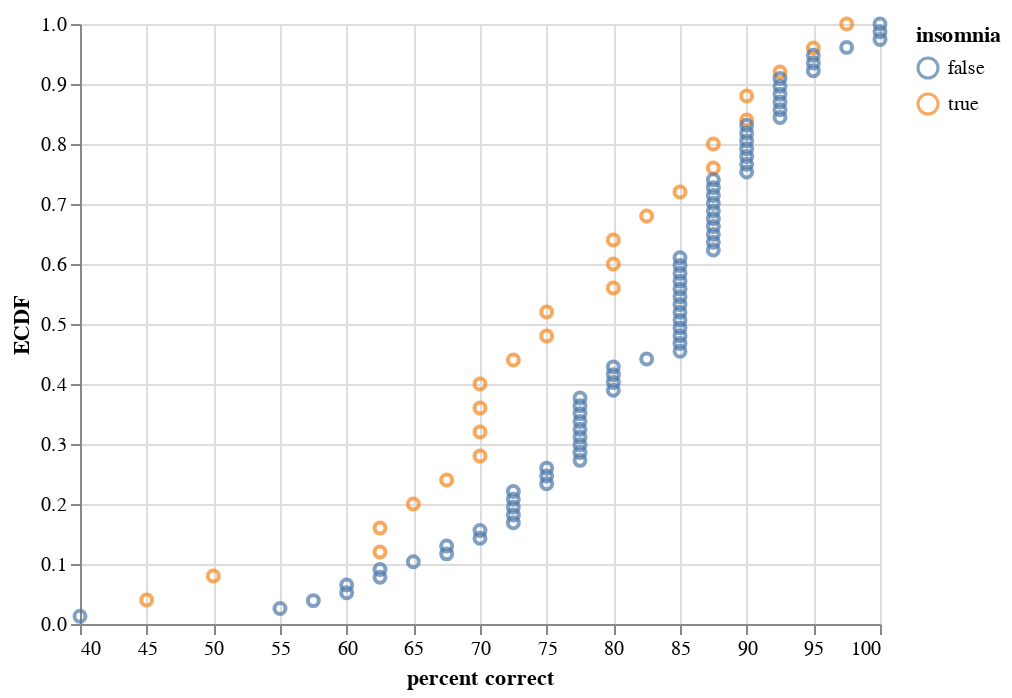

Here is the notebook cell this chart was saved with:
### Markdown cell above
And finally, we're ready to plot the ECDF.

### Code cell
alt.Chart(df,
    ).mark_point(
    ).encode(
        x=alt.X('percent correct:Q', scale=alt.Scale(zero=False)),
        y=alt.Y('ecdf_y grouped by insomnia:Q', title='ECDF'),
        color=alt.Color('insomnia:N'))
